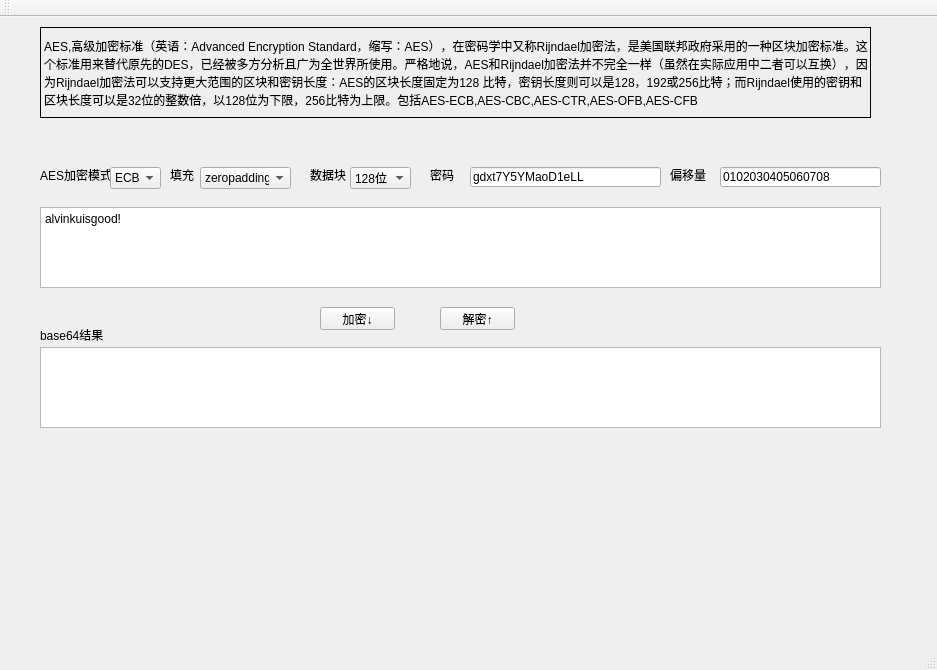
<?xml version="1.0" encoding="UTF-8"?>
<ui version="4.0">
 <class>MainWindow</class>
 <widget class="QMainWindow" name="MainWindow">
  <property name="geometry">
   <rect>
    <x>0</x>
    <y>0</y>
    <width>937</width>
    <height>670</height>
   </rect>
  </property>
  <property name="windowTitle">
   <string>MainWindow</string>
  </property>
  <widget class="QWidget" name="centralWidget">
   <widget class="QTextEdit" name="textEdit">
    <property name="geometry">
     <rect>
      <x>40</x>
      <y>190</y>
      <width>841</width>
      <height>81</height>
     </rect>
    </property>
    <property name="html">
     <string>&lt;!DOCTYPE HTML PUBLIC &quot;-//W3C//DTD HTML 4.0//EN&quot; &quot;http://www.w3.org/TR/REC-html40/strict.dtd&quot;&gt;
&lt;html&gt;&lt;head&gt;&lt;meta name=&quot;qrichtext&quot; content=&quot;1&quot; /&gt;&lt;style type=&quot;text/css&quot;&gt;
p, li { white-space: pre-wrap; }
&lt;/style&gt;&lt;/head&gt;&lt;body style=&quot; font-family:'SimSun'; font-size:9pt; font-weight:400; font-style:normal;&quot;&gt;
&lt;p style=&quot; margin-top:0px; margin-bottom:0px; margin-left:0px; margin-right:0px; -qt-block-indent:0; text-indent:0px;&quot;&gt;alvinkuisgood!&lt;/p&gt;&lt;/body&gt;&lt;/html&gt;</string>
    </property>
   </widget>
   <widget class="QTextEdit" name="textEdit_2">
    <property name="geometry">
     <rect>
      <x>40</x>
      <y>330</y>
      <width>841</width>
      <height>81</height>
     </rect>
    </property>
   </widget>
   <widget class="QPushButton" name="pushButton">
    <property name="geometry">
     <rect>
      <x>320</x>
      <y>290</y>
      <width>75</width>
      <height>23</height>
     </rect>
    </property>
    <property name="text">
     <string>加密↓</string>
    </property>
   </widget>
   <widget class="QPushButton" name="pushButton_2">
    <property name="geometry">
     <rect>
      <x>440</x>
      <y>290</y>
      <width>75</width>
      <height>23</height>
     </rect>
    </property>
    <property name="text">
     <string>解密↑</string>
    </property>
   </widget>
   <widget class="QLabel" name="label">
    <property name="geometry">
     <rect>
      <x>40</x>
      <y>150</y>
      <width>71</width>
      <height>16</height>
     </rect>
    </property>
    <property name="text">
     <string>AES加密模式</string>
    </property>
   </widget>
   <widget class="QLabel" name="label_2">
    <property name="geometry">
     <rect>
      <x>170</x>
      <y>150</y>
      <width>31</width>
      <height>16</height>
     </rect>
    </property>
    <property name="text">
     <string>填充</string>
    </property>
   </widget>
   <widget class="QLabel" name="label_3">
    <property name="geometry">
     <rect>
      <x>310</x>
      <y>150</y>
      <width>41</width>
      <height>16</height>
     </rect>
    </property>
    <property name="text">
     <string>数据块</string>
    </property>
   </widget>
   <widget class="QLabel" name="label_4">
    <property name="geometry">
     <rect>
      <x>430</x>
      <y>150</y>
      <width>31</width>
      <height>16</height>
     </rect>
    </property>
    <property name="text">
     <string>密码</string>
    </property>
   </widget>
   <widget class="QLabel" name="label_5">
    <property name="geometry">
     <rect>
      <x>670</x>
      <y>150</y>
      <width>41</width>
      <height>16</height>
     </rect>
    </property>
    <property name="text">
     <string>偏移量</string>
    </property>
   </widget>
   <widget class="QLineEdit" name="lineEdit">
    <property name="geometry">
     <rect>
      <x>470</x>
      <y>150</y>
      <width>191</width>
      <height>20</height>
     </rect>
    </property>
    <property name="text">
     <string>gdxt7Y5YMaoD1eLL</string>
    </property>
   </widget>
   <widget class="QLineEdit" name="lineEdit_2">
    <property name="geometry">
     <rect>
      <x>720</x>
      <y>150</y>
      <width>161</width>
      <height>20</height>
     </rect>
    </property>
    <property name="text">
     <string>0102030405060708</string>
    </property>
   </widget>
   <widget class="QComboBox" name="comboBox">
    <property name="geometry">
     <rect>
      <x>110</x>
      <y>150</y>
      <width>51</width>
      <height>22</height>
     </rect>
    </property>
    <item>
     <property name="text">
      <string>ECB</string>
     </property>
    </item>
    <item>
     <property name="text">
      <string>CBC</string>
     </property>
    </item>
   </widget>
   <widget class="QComboBox" name="comboBox_2">
    <property name="geometry">
     <rect>
      <x>200</x>
      <y>150</y>
      <width>91</width>
      <height>22</height>
     </rect>
    </property>
    <item>
     <property name="text">
      <string>zeropadding</string>
     </property>
    </item>
    <item>
     <property name="text">
      <string>pkcs5padding</string>
     </property>
    </item>
    <item>
     <property name="text">
      <string>pkcs7padding</string>
     </property>
    </item>
    <item>
     <property name="text">
      <string>ios10126</string>
     </property>
    </item>
    <item>
     <property name="text">
      <string>nopadding</string>
     </property>
    </item>
   </widget>
   <widget class="QComboBox" name="comboBox_3">
    <property name="geometry">
     <rect>
      <x>350</x>
      <y>150</y>
      <width>61</width>
      <height>22</height>
     </rect>
    </property>
    <item>
     <property name="text">
      <string>128位</string>
     </property>
    </item>
    <item>
     <property name="text">
      <string>192位</string>
     </property>
    </item>
    <item>
     <property name="text">
      <string>256位</string>
     </property>
    </item>
   </widget>
   <widget class="QLabel" name="label_6">
    <property name="geometry">
     <rect>
      <x>40</x>
      <y>310</y>
      <width>71</width>
      <height>16</height>
     </rect>
    </property>
    <property name="text">
     <string>base64结果</string>
    </property>
   </widget>
   <widget class="QLabel" name="label_7">
    <property name="geometry">
     <rect>
      <x>40</x>
      <y>10</y>
      <width>831</width>
      <height>91</height>
     </rect>
    </property>
    <property name="cursor">
     <cursorShape>ArrowCursor</cursorShape>
    </property>
    <property name="frameShape">
     <enum>QFrame::Box</enum>
    </property>
    <property name="text">
     <string>AES,高级加密标准（英语：Advanced Encryption Standard，缩写：AES），在密码学中又称Rijndael加密法，是美国联邦政府采用的一种区块加密标准。这个标准用来替代原先的DES，已经被多方分析且广为全世界所使用。严格地说，AES和Rijndael加密法并不完全一样（虽然在实际应用中二者可以互换），因为Rijndael加密法可以支持更大范围的区块和密钥长度：AES的区块长度固定为128 比特，密钥长度则可以是128，192或256比特；而Rijndael使用的密钥和区块长度可以是32位的整数倍，以128位为下限，256比特为上限。包括AES-ECB,AES-CBC,AES-CTR,AES-OFB,AES-CFB</string>
    </property>
    <property name="wordWrap">
     <bool>true</bool>
    </property>
   </widget>
  </widget>
  <widget class="QMenuBar" name="menuBar">
   <property name="geometry">
    <rect>
     <x>0</x>
     <y>0</y>
     <width>937</width>
     <height>23</height>
    </rect>
   </property>
  </widget>
  <widget class="QToolBar" name="mainToolBar">
   <attribute name="toolBarArea">
    <enum>TopToolBarArea</enum>
   </attribute>
   <attribute name="toolBarBreak">
    <bool>false</bool>
   </attribute>
  </widget>
  <widget class="QStatusBar" name="statusBar"/>
 </widget>
 <layoutdefault spacing="6" margin="11"/>
 <resources/>
 <connections/>
</ui>
